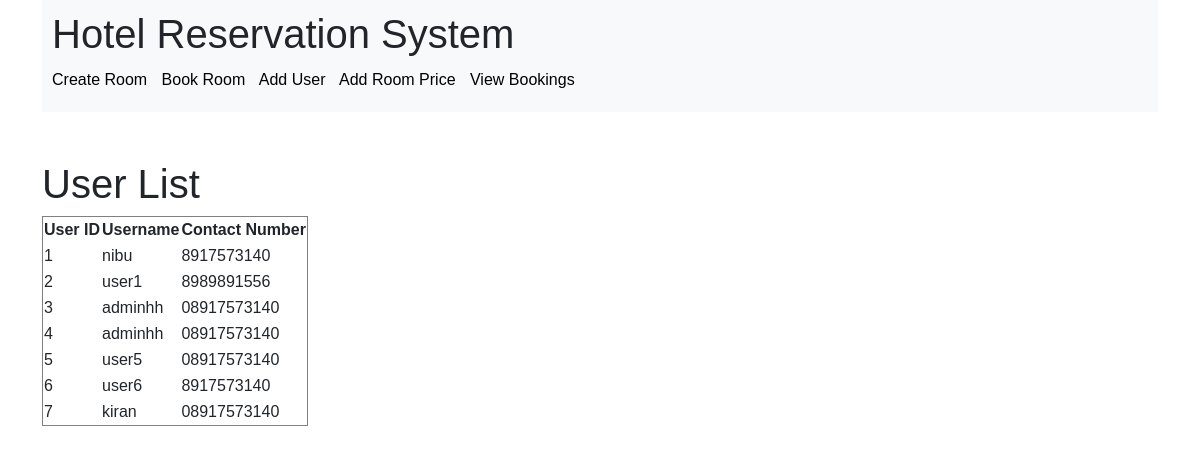
/users/, run on the app's committed database.
### hotel/reservation/models.py (models this page shows, shortened)
class User(models.Model):
    username = models.CharField(max_length=100)
    number = models.CharField(max_length=15)

### hotel/reservation/views.py (the view)
# urls.py: path('users/', views.list_users, name='user_list'),
def list_users(request):
    users = User.objects.all()
    return render(request, 'templates/user_list.html', {'users': users})

### hotel/templates/user_list.html
<!doctype html>
{% extends 'base1.html' %}
{% block content %}
<br><br>
    <h1>User List</h1>
    <table border="1">
        <thead>
            <tr>
                <th>User ID</th>
                <th>Username</th>
                <th>Contact Number</th>
            </tr>
        </thead>
        <tbody>
            {% for user in users %}
            <tr>
                <td>{{ user.id }}</td>
                <td>{{ user.username }}</td>
                <td>{{ user.number }}</td>
            </tr>
            {% endfor %}
        </tbody>
    </table>
{% endblock %}

### hotel/templates/base1.html (style rules this page uses)
body { font-family: Arial, sans-serif; }

### data on the page
User: id "1", username "nibu", number "8917573140"
User: id "2", username "user1", number "8989891556"
User: id "3", username "adminhh", number "08917573140"
User: id "4", username "adminhh", number "08917573140"
User: id "5", username "user5", number "08917573140"
User: id "6", username "user6", number "8917573140"
User: id "7", username "kiran", number "08917573140"
